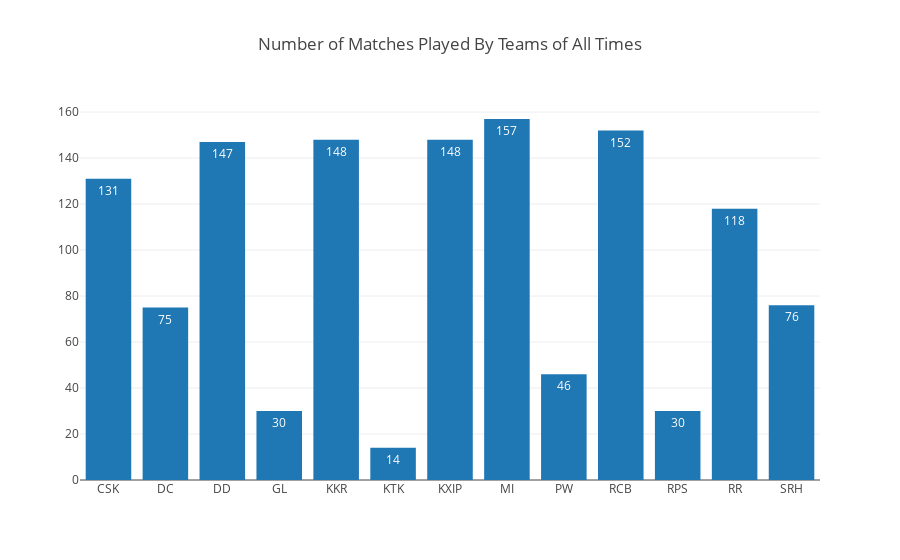

Here is the notebook cell this chart was saved with:
### Markdown cell above
### Number of matches played by each teams

### Code cell
matches_played_byteams = matches['team1'].value_counts() + matches['team2'].value_counts()
data = [go.Bar(
            x = matches_played_byteams.index.values.tolist(),
            y =  matches_played_byteams.values.tolist(),
            text = matches_played_byteams.values.tolist(),
            textposition = 'auto'
    )]
layout = go.Layout(
    title='Number of Matches Played By Teams of All Times'
)
fig = go.Figure(data=data, layout=layout)
py.iplot(fig)

### Figure 1 — Plotly figure (JSON) as saved in the notebook; plotly's stock layout.template omitted (floating-point values rounded to 4 significant figures)
{"data": [{"text": [131, 75, 147, 30, 148, 14, 148, 157, 46, 152, 30, 118, 76], "textposition": "auto", "type": "bar", "x": ["CSK", "DC", "DD", "GL", "KKR", "KTK", "KXIP", "MI", "PW", "RCB", "RPS", "RR", "SRH"], "y": [131, 75, 147, 30, 148, 14, 148, 157, 46, 152, 30, 118, 76]}], "layout": {"title": "Number of Matches Played By Teams of All Times"}}
